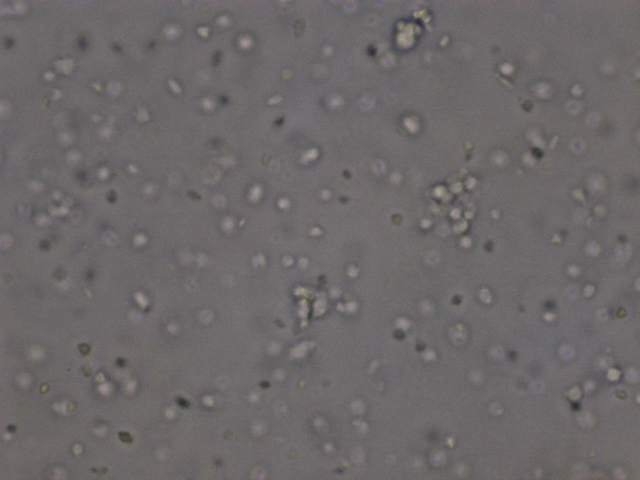
#> input picture cell_images/image(1).png, 1280 x 960 px (shown at 1/2 size); its folder holds only this picture in this run
$ python cell_counter.py
#> lines starting #> are read from the running program, lines starting #| are printed output that depends on the picture; after the words box and inside, x2 and y2 are one past the last pixel; in counts of white or black regions, pixels touching at a corner belong together
import sys
import cv2
import csv

lower_thresh = 100
upper_thresh = 200
if len(sys.argv) == 3:
    lower_thresh = int(sys.argv[1])
    upper_thresh = int(sys.argv[2])


file_name_to_count = {}

for i in range(1,101):
    file_name = f"image({i}).png"
    gray = cv2.imread(f"cell_images/{file_name}", 0)
#> gray: shape (960, 1280); min 40, max 162, mean 105.1

    threshed = cv2.inRange(gray, 120, 256)
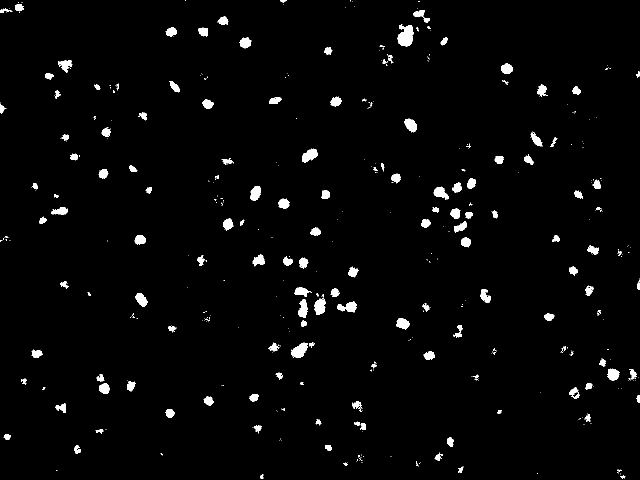
#> threshed: shape (960, 1280) (shown at 1/2 size); 2.3% white; 464 white regions (318 under 20 px)

    ## findcontours
    cnts = cv2.findContours(threshed, cv2.RETR_LIST, cv2.CHAIN_APPROX_SIMPLE)[-2]
#> cnts = 557 contours, 428 with area under 20; largest, box (x1, y1, x2, y2) and area: (795, 48, 827, 93) 946, (582, 685, 616, 716) 585, (604, 297, 636, 325) 500, (629, 595, 651, 630) 482, (674, 602, 714, 625) 460
    color = cv2.cvtColor(gray, cv2.COLOR_GRAY2RGB)

    ## filter by area
    s1= 50
    s2 = 700
    xcnts = []
    i = 0
    for cnt in cnts:
        if s1<cv2.contourArea(cnt)<s2:
            xcnts.append(cnt)
            cv2.putText(color, str(i), (int(cnt[0][0][0]), int(cnt[0][0][1])), cv2.FONT_HERSHEY_SIMPLEX, 0.5, (255, 0, 0), 2)
            i = i + 1
#> this loop made 557 passes
#> cnt on passes 3, 4, 6: [[1240, 947], [1240, 948]], [[1074, 947], [1075, 947]], [[918, 941], [919, 940], [920, 941], [919, 942]]
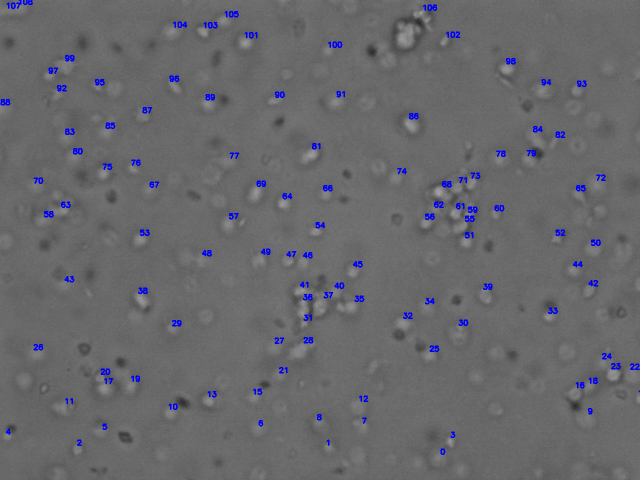
#> color: shape (960, 1280, 3) (shown at 1/2 size); mean B, G, R 107.1, 103.7, 103.7
#> after the loop, i = 109; xcnts = 109 contours; largest, box (x1, y1, x2, y2) and area: (582, 685, 616, 716) 585, (604, 297, 636, 325) 500, (629, 595, 651, 630) 482, (674, 602, 714, 625) 460, (596, 599, 616, 636) 430

    print(f"Platelet number for {file_name}: {len(xcnts)}")
#| Platelet number for image(1).png: 109
#> (the run stopped early here; a loop or call above may not have finished)
